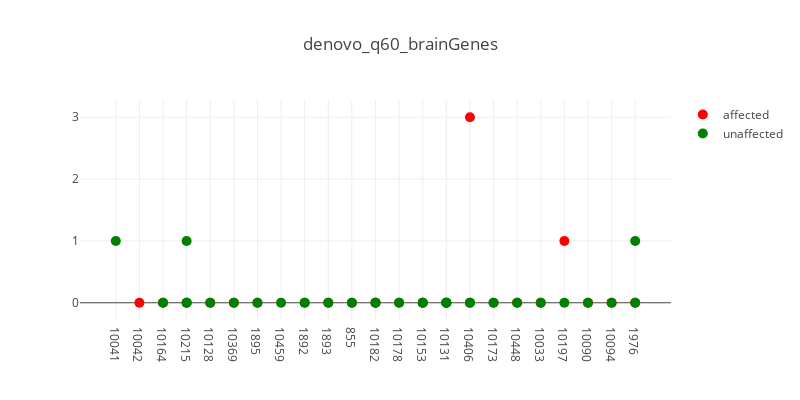
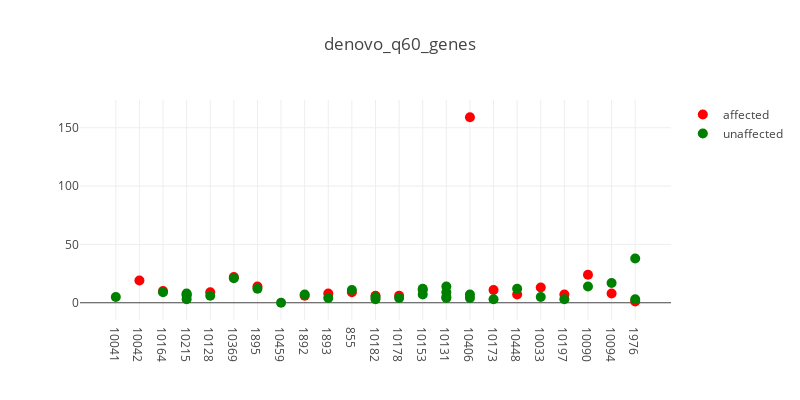

The notebook cell saved with these charts, in order:
### Code cell
import glob

data_dir = '/home/sudregp/data/cnv/xhmm/'
files = glob.glob(data_dir + '/denovo*q60_brain*cnv.indiv')
for f in files:
    t_str = '.'.join(f.split('/')[-1].split('.')[:-2])
    plot_plink_cnvs(f, t_str, verbose=True)
files = glob.glob(data_dir + '/denovo*q60_genes*cnv.indiv')
for f in files:
    t_str = '.'.join(f.split('/')[-1].split('.')[:-2])
    plot_plink_cnvs(f, t_str, verbose=True)

### Figure 1 — Plotly figure (JSON) as saved in the notebook; plotly's stock layout.template omitted (floating-point values rounded to 4 significant figures)
{"data": [{"hoverinfo": "text+y", "marker": {"color": "red", "size": 10}, "mode": "markers", "name": "affected", "showlegend": true, "text": ["CLIA_400126", "CLIA_400122", "CLIA_400125", "CLIA_400153", "CCGO_800980", "CLIA_400132", "CLIA_400134", "CLIA_400163", "CLIA_400216", "CLIA_400121", "CLIA_400131", "CLIA_400128", "CLIA_400140", "CLIA_400178", "CLIA_400149", "CLIA_400205", "CLIA_400127", "CLIA_400129", "CLIA_400123", "CLIA_400130", "CLIA_400204"], "type": "scatter", "x": [1, 2, 3, 4, 5, 6, 8, 9, 10, 11, 12, 13, 14, 15, 16, 17, 18, 19, 20, 21, 22], "y": [0, 0, 0, 0, 0, 0, 0, 0, 0, 0, 0, 0, 0, 3, 0, 0, 0, 1, 0, 0, 0]}, {"hoverinfo": "text+y", "hovertext": ["CLIA_400155", "CLIA_400135", "CLIA_400191", "CLIA_400189", "CLIA_400193", "CLIA_400152", "CCGO_800979", "CLIA_400158", "CLIA_400209", "CLIA_400175", "CLIA_400162", "CLIA_400133", "CLIA_400170", "CLIA_400172", "CLIA_400159", "CLIA_400210", "CLIA_400212", "CLIA_400138", "CLIA_400139", "CLIA_400142", "CLIA_400179", "CLIA_400180", "CLIA_400148", "CLIA_400200", "CLIA_400166", "CLIA_400181", "CLIA_400195", "CLIA_400144", "CLIA_400203", "CLIA_400201"], "marker": {"color": "green", "size": 10}, "mode": "markers", "name": "unaffected", "showlegend": true, "type": "scatter", "x": [0, 2, 3, 3, 3, 4, 5, 6, 7, 8, 9, 10, 11, 11, 12, 13, 13, 14, 14, 14, 15, 15, 16, 17, 18, 19, 20, 21, 22, 22], "y": [1, 0, 0, 0, 1, 0, 0, 0, 0, 0, 0, 0, 0, 0, 0, 0, 0, 0, 0, 0, 0, 0, 0, 0, 0, 0, 0, 0, 1, 0]}], "layout": {"height": 400, "hovermode": "closest", "title": "denovo_q60_brainGenes", "width": 800, "xaxis1": {"ticktext": ["10041", "10042", "10164", "10215", "10128", "10369", "1895", "10459", "1892", "1893", "855", "10182", "10178", "10153", "10131", "10406", "10173", "10448", "10033", "10197", "10090", "10094", "1976"], "tickvals": [0, 1, 2, 3, 4, 5, 6, 7, 8, 9, 10, 11, 12, 13, 14, 15, 16, 17, 18, 19, 20, 21, 22], "zeroline": false}}}

### Figure 2 — Plotly figure (JSON) as saved in the notebook; plotly's stock layout.template omitted (floating-point values rounded to 4 significant figures)
{"data": [{"hoverinfo": "text+y", "marker": {"color": "red", "size": 10}, "mode": "markers", "name": "affected", "showlegend": true, "text": ["CLIA_400126", "CLIA_400122", "CLIA_400125", "CLIA_400153", "CCGO_800980", "CLIA_400132", "CLIA_400134", "CLIA_400163", "CLIA_400216", "CLIA_400121", "CLIA_400131", "CLIA_400128", "CLIA_400140", "CLIA_400178", "CLIA_400149", "CLIA_400205", "CLIA_400127", "CLIA_400129", "CLIA_400123", "CLIA_400130", "CLIA_400204"], "type": "scatter", "x": [1, 2, 3, 4, 5, 6, 8, 9, 10, 11, 12, 13, 14, 15, 16, 17, 18, 19, 20, 21, 22], "y": [19, 10, 6, 9, 22, 14, 6, 8, 9, 6, 6, 11, 5, 159, 11, 7, 13, 7, 24, 8, 1]}, {"hoverinfo": "text+y", "hovertext": ["CLIA_400155", "CLIA_400135", "CLIA_400191", "CLIA_400189", "CLIA_400193", "CLIA_400152", "CCGO_800979", "CLIA_400158", "CLIA_400209", "CLIA_400175", "CLIA_400162", "CLIA_400133", "CLIA_400170", "CLIA_400172", "CLIA_400159", "CLIA_400210", "CLIA_400212", "CLIA_400138", "CLIA_400139", "CLIA_400142", "CLIA_400179", "CLIA_400180", "CLIA_400148", "CLIA_400200", "CLIA_400166", "CLIA_400181", "CLIA_400195", "CLIA_400144", "CLIA_400203", "CLIA_400201"], "marker": {"color": "green", "size": 10}, "mode": "markers", "name": "unaffected", "showlegend": true, "type": "scatter", "x": [0, 2, 3, 3, 3, 4, 5, 6, 7, 8, 9, 10, 11, 11, 12, 13, 13, 14, 14, 14, 15, 15, 16, 17, 18, 19, 20, 21, 22, 22], "y": [5, 9, 8, 3, 7, 6, 21, 12, 0, 7, 4, 11, 5, 3, 4, 12, 7, 4, 14, 9, 7, 4, 3, 12, 5, 3, 14, 17, 38, 3]}], "layout": {"height": 400, "hovermode": "closest", "title": "denovo_q60_genes", "width": 800, "xaxis1": {"ticktext": ["10041", "10042", "10164", "10215", "10128", "10369", "1895", "10459", "1892", "1893", "855", "10182", "10178", "10153", "10131", "10406", "10173", "10448", "10033", "10197", "10090", "10094", "1976"], "tickvals": [0, 1, 2, 3, 4, 5, 6, 7, 8, 9, 10, 11, 12, 13, 14, 15, 16, 17, 18, 19, 20, 21, 22], "zeroline": false}}}
